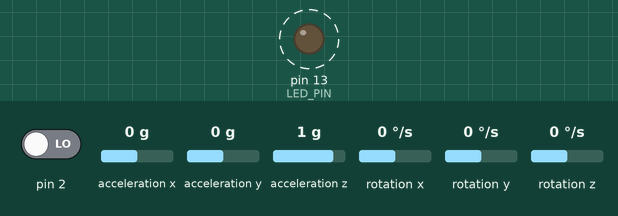
Recording of a sketch running on a simulated Arduino Uno, built with avr-gcc and run on an emulated ATmega328P. Shown: output pins drawn as LEDs (lit = HIGH). Dashed ring = blinking. The inputs (shaded band) are chosen by the test bench; at power-on: pin 2 LOW, acceleration x 0 g, acceleration y 0 g, acceleration z 1 g, rotation x 0 °/s, rotation y 0 °/s, rotation z 0 °/s. The sensor or clock chip raises its interrupt line as the real part does; what the sketch prints to the serial monitor is not drawn.

Above: at 1.2 s.
Timing chart, 0 to 4.0 s (numbered marks = the images above):
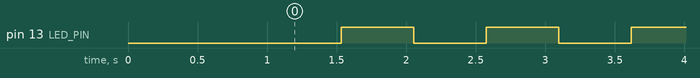

Measured:
- by itself, pin 13 (LED_PIN): alternates HIGH for 0.52 s and LOW for 0.52 s

The sketch:

MPU6050_DMP6_2_YPR.ino
```cpp
// I2Cdev and MPU6050 must be installed as libraries, or else the .cpp/.h files
// for both classes must be in the include path of your project
#include "I2Cdev.h"

#include "MPU6050_6Axis_MotionApps20.h"
//#include "MPU6050.h" // not necessary if using MotionApps include file

// Arduino Wire library is required if I2Cdev I2CDEV_ARDUINO_WIRE implementation
// is used in I2Cdev.h
#if I2CDEV_IMPLEMENTATION == I2CDEV_ARDUINO_WIRE
    #include "Wire.h"
#endif

// class default I2C address is 0x68
// specific I2C addresses may be passed as a parameter here
// AD0 low = 0x68 (default for SparkFun breakout and InvenSense evaluation board)
// AD0 high = 0x69
MPU6050 mpu1(0x68);
MPU6050 mpu2(0x69); // <-- use for AD0 high

/* =========================================================================
   NOTE: In addition to connection 3.3v, GND, SDA, and SCL, this sketch
   depends on the MPU-6050's INT pin being connected to the Arduino's
   external interrupt #0 pin. On the Arduino Uno and Mega 2560, this is
   digital I/O pin 2.
 * ========================================================================= */

/* =========================================================================
   NOTE: Arduino v1.0.1 with the Leonardo board generates a compile error
   when using Serial.write(buf, len). The Teapot output uses this method.
   The solution requires a modification to the Arduino USBAPI.h file, which
   is fortunately simple, but annoying. This will be fixed in the next IDE
   release. For more info, see these links:

   http://arduino.cc/forum/index.php/topic,109987.0.html
   http://code.google.com/p/arduino/issues/detail?id=958
 * ========================================================================= */


#define OUTPUT_READABLE_YAWPITCHROLL


#define LED_PIN 13 // (Arduino is 13, Teensy is 11, Teensy++ is 6)
bool blinkState = false;

// MPU control/status vars
bool dmpReady = false;  // set true if DMP init was successful
uint8_t mpuIntStatus1;   // holds actual interrupt status byte from MPU
uint8_t mpuIntStatus2;   // holds actual interrupt status byte from MPU
uint8_t devStatus1;      // return status after each device operation (0 = success, !0 = error)
uint8_t devStatus2;      // return status after each device operation (0 = success, !0 = error)
uint16_t packetSize1;    // expected DMP packet size (default is 42 bytes)
uint16_t packetSize2;    // expected DMP packet size (default is 42 bytes)
uint16_t fifoCount1;     // count of all bytes currently in FIFO
uint16_t fifoCount2;     // count of all bytes currently in FIFO
uint8_t fifoBuffer1[64]; // FIFO storage buffer
uint8_t fifoBuffer2[64]; // FIFO storage buffer

// orientation/motion vars
Quaternion q1;           // [w, x, y, z]         quaternion container
Quaternion q2;           // [w, x, y, z]         quaternion container

VectorFloat gravity1;    // [x, y, z]            gravity vector
VectorFloat gravity2;    // [x, y, z]            gravity vector

float ypr1[3];           // [yaw, pitch, roll]   yaw/pitch/roll container and gravity vector
float ypr2[3];           // [yaw, pitch, roll]   yaw/pitch/roll container and gravity vector

// packet structure for InvenSense teapot demo


// ================================================================
// ===               INTERRUPT DETECTION ROUTINE                ===
// ================================================================

volatile bool mpuInterrupt = false;     // indicates whether MPU interrupt pin has gone high
void dmpDataReady() {
    mpuInterrupt = true;
}


// ================================================================
// ===                      INITIAL SETUP                       ===
// ================================================================

void setup() {
    // join I2C bus (I2Cdev library doesn't do this automatically)
    #if I2CDEV_IMPLEMENTATION == I2CDEV_ARDUINO_WIRE
        Wire.begin();
        TWBR = 24; // 400kHz I2C clock (200kHz if CPU is 8MHz)
    #elif I2CDEV_IMPLEMENTATION == I2CDEV_BUILTIN_FASTWIRE
        Fastwire::setup(400, true);
    #endif

    // initialize serial communication
    // (115200 chosen because it is required for Teapot Demo output, but it's
    // really up to you depending on your project)
    Serial.begin(115200);
    while (!Serial); // wait for Leonardo enumeration, others continue immediately

    // NOTE: 8MHz or slower host processors, like the Teensy @ 3.3v or Ardunio
    // Pro Mini running at 3.3v, cannot handle this baud rate reliably due to
    // the baud timing being too misaligned with processor ticks. You must use
    // 38400 or slower in these cases, or use some kind of external separate
    // crystal solution for the UART timer.

    // initialize device
    Serial.println(F("Initializing I2C devices..."));
    mpu1.initialize();
    mpu2.initialize();

    // verify connection
    Serial.println(F("Testing device connections..."));
    Serial.println(mpu1.testConnection() ? F("MPU6050 1 connection successful") : F("MPU6050 1 connection failed"));
    Serial.println(mpu2.testConnection() ? F("MPU6050 2 connection successful") : F("MPU6050 2 connection failed"));

    // wait for ready
    //Serial.println(F("\nSend any character to begin DMP programming and demo: "));
    //while (Serial.available() && Serial.read()); // empty buffer
    //while (!Serial.available());                 // wait for data
    //while (Serial.available() && Serial.read()); // empty buffer again

    // load and configure the DMP
    Serial.println(F("Initializing DMP..."));
    devStatus1 = mpu1.dmpInitialize();
    devStatus1 = mpu2.dmpInitialize();


    // supply your own gyro offsets here, scaled for min sensitivity
    mpu1.setXGyroOffset(220);
    mpu1.setYGyroOffset(76);
    mpu1.setZGyroOffset(-85);
    mpu1.setZAccelOffset(1788); // 1688 factory default for my test chip

    mpu2.setXGyroOffset(220);
    mpu2.setYGyroOffset(76);
    mpu2.setZGyroOffset(-85);
    mpu2.setZAccelOffset(1788); // 1688 factory default for my test chip


    // make sure it worked (returns 0 if so)
    if (devStatus1 == 0) {
        // turn on the DMP, now that it's ready
        Serial.println(F("Enabling DMP..."));
        mpu1.setDMPEnabled(true);
        mpu2.setDMPEnabled(true);

        // enable Arduino interrupt detection
        Serial.println(F("Enabling interrupt detection (Arduino external interrupt 0)..."));
        attachInterrupt(0, dmpDataReady, RISING);
        mpuIntStatus1 = mpu1.getIntStatus();
        mpuIntStatus2 = mpu2.getIntStatus();


        // set our DMP Ready flag so the main loop() function knows it's okay to use it
        Serial.println(F("DMP ready! Waiting for first interrupt..."));
        dmpReady = true;

        // get expected DMP packet size for later comparison
        packetSize1 = mpu1.dmpGetFIFOPacketSize();
        packetSize2 = mpu2.dmpGetFIFOPacketSize();
    } else {
        // ERROR!
        // 1 = initial memory load failed
        // 2 = DMP configuration updates failed
        // (if it's going to break, usually the code will be 1)
        Serial.print(F("DMP Initialization failed (code "));
        Serial.print(devStatus1);
        Serial.println(F(")"));
    }

    // configure LED for output
    pinMode(LED_PIN, OUTPUT);
}


// ================================================================
// ===                    MAIN PROGRAM LOOP                     ===
// ================================================================

void loop() {
    // if programming failed, don't try to do anything
    if (!dmpReady) return;


    // reset interrupt flag and get INT_STATUS byte
    mpuInterrupt = false;
    mpuIntStatus1 = mpu1.getIntStatus();
    mpuIntStatus2 = mpu2.getIntStatus();

    // get current FIFO count
    fifoCount1 = mpu1.getFIFOCount();
    fifoCount2 = mpu2.getFIFOCount();

    // check for overflow (this should never happen unless our code is too inefficient)


    if ((mpuIntStatus1 & 0x10) || fifoCount1 == 1024) {
        // reset so we can continue cleanly
        mpu1.resetFIFO();
        mpu2.resetFIFO();
        //Serial.println(F("FIFO overflow!"));

    // otherwise, check for DMP data ready interrupt (this should happen frequently)
    } else if (mpuIntStatus1 & 0x02) {
        // wait for correct available data length, should be a VERY short wait
        while (fifoCount1 < packetSize1) fifoCount1 = mpu1.getFIFOCount();

        // read a packet from FIFO
        mpu1.getFIFOBytes(fifoBuffer1, packetSize1);
        mpu2.getFIFOBytes(fifoBuffer2, packetSize2);

        // track FIFO count here in case there is > 1 packet available
        // (this lets us immediately read more without waiting for an interrupt)
        fifoCount1 -= packetSize1;
        fifoCount2 -= packetSize2;


        #ifdef OUTPUT_READABLE_YAWPITCHROLL
            // display Euler angles in degrees
            mpu1.dmpGetQuaternion(&q1, fifoBuffer1);
            mpu1.dmpGetGravity(&gravity1, &q1);
            mpu1.dmpGetYawPitchRoll(ypr1, &q1, &gravity1);

            long time=millis();
            Serial.print(time); Serial.print("\t");


            Serial.print("ypr\t");
            Serial.print(ypr1[0] * 180/M_PI);
            Serial.print("\t");
            Serial.print(ypr1[1] * 180/M_PI);
            Serial.print("\t");
            Serial.print(ypr1[2] * 180/M_PI);

            mpu2.dmpGetQuaternion(&q2, fifoBuffer2);
            mpu2.dmpGetGravity(&gravity2, &q2);
            mpu2.dmpGetYawPitchRoll(ypr2, &q2, &gravity2);
            Serial.print("\t");
            Serial.print(ypr2[0] * 180/M_PI);
            Serial.print("\t");
            Serial.print(ypr2[1] * 180/M_PI);
            Serial.print("\t");
            Serial.println(ypr2[2] * 180/M_PI);
            delay(500);

        #endif


        // blink LED to indicate activity
        blinkState = !blinkState;
        digitalWrite(LED_PIN, blinkState);
    }
}
```
